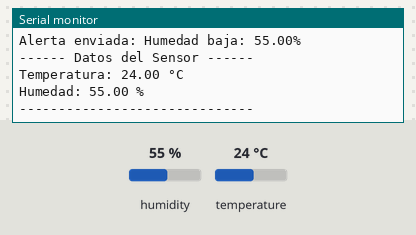
Recording of a sketch running on a simulated ESP32. Shown: the last lines printed to the serial monitor. The test bench sets the inputs (shaded band); at power-on: humidity 55 %, temperature 24 °C. WiFi joins after 1.5 s; servers stay silent unless stated; the Firebase database answers and starts empty.

Above: at 2.8 s.
2.9 s: humidity set to 68 %
At 3.07 s:
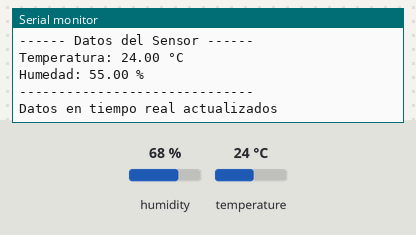
5.9 s: humidity set to 71 %
At 6.02 s:
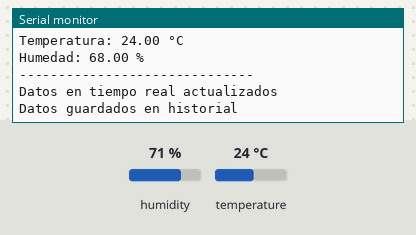
8.9 s: temperature set to 19 °C
At 9.15 s:
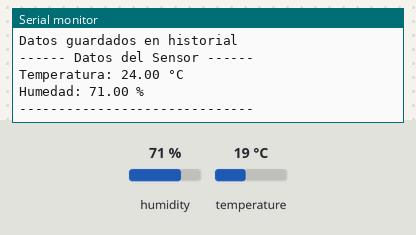
11.9 s: temperature set to 16 °C
At 14.53 s:
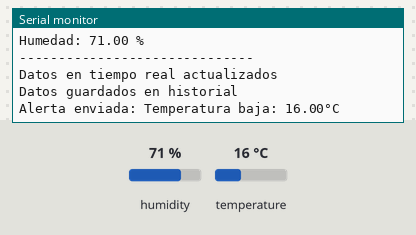
Timing chart, 0 to 16.0 s (numbered marks = the images above; inputs shaded):
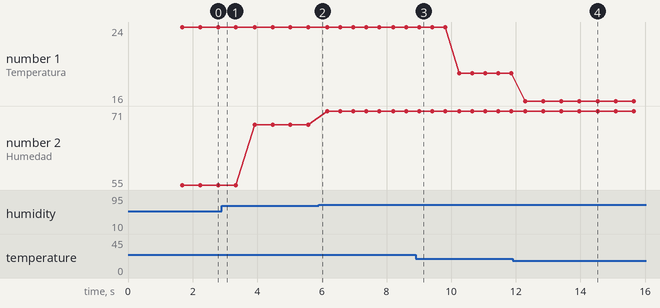

The sketch:

esp32_code.ino
```cpp
#include <WiFi.h>
#include <Firebase_ESP_Client.h>
#include <DHT.h>
#include "addons/TokenHelper.h"
#include "addons/RTDBHelper.h"

// Configuración WiFi
#define WIFI_SSID "Samu aquí pones tu WIFI"
#define WIFI_PASSWORD "y aquí la contraseña para probar los arduinos"

// Configuración Firebase
#define API_KEY "1:692829732322:web:dbfdd1afbec734a6b7cdbb"
#define DATABASE_URL "https://orquideas-monitor-default-rtdb.firebaseio.com"
#define USER_EMAIL "test@orquideas.com"
#define USER_PASSWORD "A123456"

// Configuración del sensor DHT11
#define DHTPIN 4          // Pin donde está conectado el DHT11
#define DHTTYPE DHT11     // Tipo de sensor
DHT dht(DHTPIN, DHTTYPE);

// Objetos Firebase
FirebaseData fbdo;
FirebaseAuth auth;
FirebaseConfig config;

// Variables de tiempo
unsigned long sendDataPrevMillis = 0;
unsigned long dataFrequency = 60000; // Frecuencia de envío en milisegundos (1 minuto por defecto)

// Variables de datos
float temperature = 0;
float humidity = 0;
bool signupOK = false;

void setup() {
  Serial.begin(115200);

  // Inicializar sensor DHT
  dht.begin();
  Serial.println("Sensor DHT11 inicializado");

  // Conectar a WiFi
  WiFi.begin(WIFI_SSID, WIFI_PASSWORD);
  Serial.print("Conectando a WiFi");
  while (WiFi.status() != WL_CONNECTED) {
    Serial.print(".");
    delay(300);
  }
  Serial.println();
  Serial.print("Conectado con IP: ");
  Serial.println(WiFi.localIP());

  // Configurar Firebase
  config.api_key = API_KEY;
  config.database_url = DATABASE_URL;

  // Autenticación
  auth.user.email = USER_EMAIL;
  auth.user.password = USER_PASSWORD;

  // Callback de token
  config.token_status_callback = tokenStatusCallback;

  Firebase.begin(&config, &auth);
  Firebase.reconnectWiFi(true);

  // Verificar conexión
  if (Firebase.ready()) {
    Serial.println("Firebase conectado exitosamente");
    signupOK = true;
  } else {
    Serial.printf("Firebase error: %s\n", config.signer.signupError.message.c_str());
  }

  // Cargar configuración de frecuencia desde Firebase
  loadConfiguration();
}

void loop() {
  // Verificar si es tiempo de enviar datos
  if (Firebase.ready() && signupOK && (millis() - sendDataPrevMillis > dataFrequency || sendDataPrevMillis == 0)) {
    sendDataPrevMillis = millis();

    // Leer datos del sensor
    readSensorData();

    // Enviar datos a Firebase
    if (temperature != NAN && humidity != NAN) {
      sendToFirebase();
    } else {
      Serial.println("Error al leer datos del sensor");
    }

    // Verificar configuración actualizada
    checkConfiguration();
  }

  delay(100);
}

// Leer datos del sensor DHT11
void readSensorData() {
  temperature = dht.readTemperature();
  humidity = dht.readHumidity();

  // Verificar si las lecturas son válidas
  if (isnan(temperature) || isnan(humidity)) {
    Serial.println("Error al leer del sensor DHT11");
    return;
  }

  Serial.println("------ Datos del Sensor ------");
  Serial.print("Temperatura: ");
  Serial.print(temperature);
  Serial.println(" °C");
  Serial.print("Humedad: ");
  Serial.print(humidity);
  Serial.println(" %");
  Serial.println("------------------------------");
}

// Enviar datos a Firebase
void sendToFirebase() {
  unsigned long timestamp = millis();

  // Crear objeto JSON con los datos actuales
  FirebaseJson currentData;
  currentData.set("temperature", temperature);
  currentData.set("humidity", humidity);
  currentData.set("timestamp", timestamp);

  // Actualizar datos en tiempo real
  if (Firebase.RTDB.setJSON(&fbdo, "sensors/current", &currentData)) {
    Serial.println("Datos en tiempo real actualizados");
  } else {
    Serial.println("Error al actualizar datos en tiempo real");
    Serial.println(fbdo.errorReason());
  }

  // Guardar en historial
  String historyPath = "sensors/history/" + String(timestamp);
  if (Firebase.RTDB.setJSON(&fbdo, historyPath.c_str(), &currentData)) {
    Serial.println("Datos guardados en historial");
  } else {
    Serial.println("Error al guardar en historial");
    Serial.println(fbdo.errorReason());
  }

  // Verificar condiciones y enviar alertas si es necesario
  checkConditionsAndAlert();
}

// Verificar condiciones y generar alertas
void checkConditionsAndAlert() {
  bool needsAlert = false;
  String alertMessage = "";
  String alertType = "";

  // Verificar temperatura (rango óptimo: 18-24°C)
  if (temperature < 18) {
    needsAlert = true;
    alertType = "temperature_low";
    alertMessage = "Temperatura baja: " + String(temperature) + "°C";
  } else if (temperature > 24) {
    needsAlert = true;
    alertType = "temperature_high";
    alertMessage = "Temperatura alta: " + String(temperature) + "°C";
  }

  // Verificar humedad (óptimo: ~80%)
  if (humidity < 70) {
    needsAlert = true;
    alertType = "humidity_low";
    alertMessage = "Humedad baja: " + String(humidity) + "%";
  } else if (humidity > 90) {
    needsAlert = true;
    alertType = "humidity_high";
    alertMessage = "Humedad alta: " + String(humidity) + "%";
  }

  // Enviar alerta si es necesario
  if (needsAlert) {
    FirebaseJson alert;
    alert.set("type", alertType);
    alert.set("message", alertMessage);
    alert.set("temperature", temperature);
    alert.set("humidity", humidity);
    alert.set("timestamp", millis());

    String alertPath = "alerts/" + String(millis());
    if (Firebase.RTDB.setJSON(&fbdo, alertPath.c_str(), &alert)) {
      Serial.println("Alerta enviada: " + alertMessage);
    }
  }
}

// Cargar configuración desde Firebase
void loadConfiguration() {
  if (Firebase.RTDB.getInt(&fbdo, "config/dataFrequency")) {
    if (fbdo.dataType() == "int") {
      int freq = fbdo.intData();
      dataFrequency = freq * 60 * 1000; // Convertir minutos a milisegundos
      Serial.print("Frecuencia de datos cargada: ");
      Serial.print(freq);
      Serial.println(" minutos");
    }
  } else {
    Serial.println("No se pudo cargar la configuración de frecuencia");
  }
}

// Verificar si la configuración ha cambiado
void checkConfiguration() {
  static unsigned long lastConfigCheck = 0;

  // Verificar configuración cada 5 minutos
  if (millis() - lastConfigCheck > 300000) {
    lastConfigCheck = millis();
    loadConfiguration();
  }
}

// Función para limpiar datos antiguos (opcional)
void cleanOldData() {
  // Esta función puede ser llamada periódicamente para limpiar datos históricos
  // que tengan más de X días (implementar según necesidad)
  Serial.println("Limpiando datos antiguos...");
  // Implementación pendiente según política de retención de datos
}
```

Measured:
- the behaviour switches between 69 and 70 % on humidity (found by bisection; images 1 and 2)
- the behaviour switches between 18 and 17 °C on temperature (found by bisection; images 3 and 4)
- after the input at 11.9 s, the serial monitor: prints a new line after 0.39 s (image 4)
- plotted number 1: 24 → 19 after the input at 8.9 s, 19 → 16 after the input at 11.9 s
- plotted number 2: 55 → 68 after the input at 2.9 s, 68 → 71 after the input at 5.9 s
